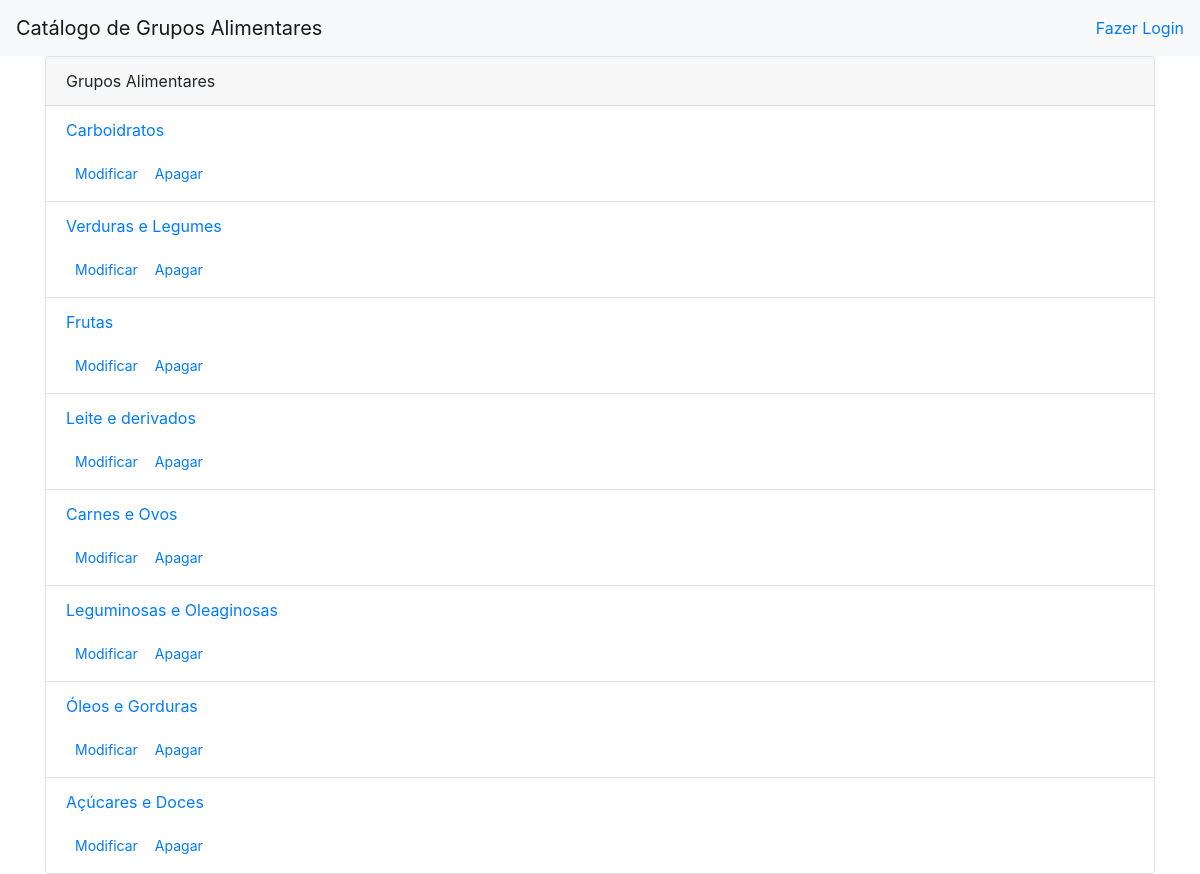
The page /grupo_alimentar/ on the database its author committed.
### database_setup.py (models this page shows, shortened)
class GrupoAlimentar(Base):
    __tablename__ = 'grupo_alimentar'
    id = Column(Integer, primary_key=True)
    name = Column(String(250), nullable=False)
    addedby = Column(String(250))

### project.py (the view)
@app.route('/')
@app.route('/grupo_alimentar/')
def exibirGruposAlimentares():
    grupos_alimentares = session.query(GrupoAlimentar).all()
    return render_template('gruposAlimentares.html',
                           grupos_alimentares=grupos_alimentares)

### templates/gruposAlimentares.html
{% extends "base.html" %}
{% block content %}
<div class="card">
	<div class="card-header">
		Grupos Alimentares
	</div>
	<ul class="list-group list-group-flush">
		{% for food_group in grupos_alimentares %}
		<div class="list-group-item">
			<p><a href="{{url_for('exibirAlimentos', food_group_id=food_group.id)}}">{{food_group.name}}</a></p>
			<div class="btn-group btn-group-sm" role="group">
				<a class="btn" href="{{url_for('modificarGrupoAlimentar',food_group_id=food_group.id)}}">Modificar</a>
				<a class="btn" href="{{url_for('apagarGrupoAlimentar',food_group_id=food_group.id)}}">Apagar</a>
			</div>
		</div>
		{% endfor %}
	</ul>
</div>
{% endblock %}

### rows shown on the page
GrupoAlimentar: name "Carboidratos"
GrupoAlimentar: name "Verduras e Legumes"
GrupoAlimentar: name "Frutas"
GrupoAlimentar: name "Leite e derivados"
GrupoAlimentar: name "Carnes e Ovos"
GrupoAlimentar: name "Leguminosas e Oleaginosas"
GrupoAlimentar: name "Óleos e Gorduras"
GrupoAlimentar: name "Açúcares e Doces"
